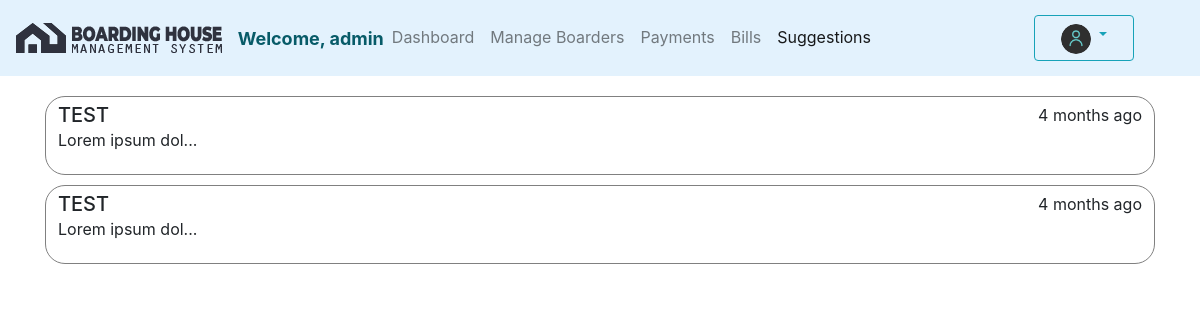
Page /Admin/suggestions.php (signed in) on the committed database.
### tables this page shows
CREATE TABLE `suggestions` (
  `s_id` int(11) NOT NULL,
  `title` varchar(100) NOT NULL,
  `message` varchar(100) NOT NULL,
  `date` datetime NOT NULL DEFAULT current_timestamp(),
  `status` varchar(10) NOT NULL DEFAULT 'unread'
);

### Admin/ago.php (called while the page is built, shortened)
<?php
    function time_elapsed_string($datetime, $full = false) {
        $now = new DateTime;
        $ago = new DateTime($datetime);
        $diff = $now->diff($ago);
        $diff->w = floor($diff->d / 7);
        $diff->d -= $diff->w * 7;
        $string = array(
            'y' => 'year',
            'm' => 'month',
            'w' => 'week',
            'd' => 'day',
            'h' => 'hour',
            'i' => 'minute',
            's' => 'second',
        );
        foreach ($string as $k => &$v) {
            if ($diff->$k) {
                $v = $diff->$k . ' ' . $v . ($diff->$k > 1 ? 's' : '');
            } else {
                unset($string[$k]);
            }
        }
        if (!$full) $string = array_slice($string, 0, 1);
        return $string ? implode(', ', $string) . ' ago' : 'just now';
    }
?>

### Admin/suggestions.php (the view, shortened to what this page needs)
<?php
    include("../config.php");
    include("ago.php");
    $user_check=$_SESSION['access'];
    $sql="SELECT * FROM admin WHERE username='$user_check'";
    $stmt=$conn->query($sql);
    $row=$stmt->fetch(PDO::FETCH_ASSOC);
    $login_user=$row['username'];
?>
<!DOCTYPE html>
<html lang="en">
<head>
    <link rel="stylesheet" href="../bootstrap/css/bootstrap.css">
    <link rel="stylesheet" href="../fontawesome/css/all.css">
    <link rel="stylesheet" href="suggestion.css">
</head>
<body>
    <nav class="navbar navbar-expand-lg navbar-light" style="background-color: #e3f2fd;">
        <a class="navbar-brand" href="#">
            <img src="../Assets/logo/main-logo.png" class="d-inline-block align-top" alt="">
            <img src="../Assets/logo/main-logo-text.png" class="d-inline-block align-top" alt="">
        </a>
        <div class="collapse navbar-collapse" id="navbarSupportedContent">
            <ul class="navbar-nav mr-auto">
                <li class="nav-item">
					<span class="navbar-text" style="font-weight: bold; color:#075b68; font-size: 18px;">Welcome, <?php echo $login_user ?></span>
				</li>
                <li class="nav-item">
                    <a class="nav-link" href="dashboard.php">Dashboard</a>
                </li>
                <li class="nav-item">
                    <a class="nav-link" href="manageBoarders.php">Manage Boarders</a>
                </li>
                 <li class="nav-item">
                    <a class="nav-link" href="payments.php">Payments</a>
                </li>
                 <li class="nav-item">
                    <a class="nav-link" href="bills.php">Bills</a>
                </li>
                <?php
                    $sql="SELECT * FROM suggestions WHERE status='unread'";
                    $stmt=$conn->query($sql);
                    $num=$stmt->rowCount();
                ?>
                 <li class="nav-item active">
                    <a class="nav-link" href="suggestions.php">Suggestions <?php if($num>0) echo "<span class='badge badge-danger'>$num</span>" ?></a>
                </li>
            </ul>
            <div class="dropdown" style="padding-right: 50px">
                <button type="button" class="btn btn-outline-info dropdown-toggle" data-toggle="dropdown" aria-haspopup="true" aria-expanded="false" style="width: 100px">
                    <span class="navbar-text" style="font-size: 15px; padding:0">
                    <img src="../Assets/logo/user.png" width="30" height="30" class="d-inline-block align-top" alt="" style="border-radius: 50%">
                    </span>
                </button>
			</div>
        </div>
    </nav>
    <div class="container" style="margin-top: 20px">
        <?php
            $sql="SELECT * FROM suggestions ORDER BY s_id DESC";
            $stmt=$conn->query($sql);
            while($row=$stmt->fetch(PDO::FETCH_ASSOC)){
        ?>
        <button class="text-left notif btn" data-toggle="modal" data-target="#read" style="background-color: <?php if($row['status']=="unread") echo '#c2cfd6' ?>; border-color: <?php if($row['status']=="unread") echo '#343a40' ?>; margin-bottom: 10px; border-radius: 20px;" onclick="getData(<?php echo $row['s_id'] ?>,'<?php echo $row['message'] ?>','<?php echo $row['title'] ?>','<?php echo $row['date'] ?>')">
            <div class="content">
                <h5 class="d-inline" style="font-weight: <?php if($row['status']=="unread") echo 'bold' ?>;"><?php echo $row['title'] ?></h5>
                <div class="ago d-inline float-right"><?php echo time_elapsed_string($row['date']) ?></div>
                <p style="font-weight: <?php if($row['status']=="unread") echo 'bold' ?>;"><?php echo substr($row['message'],0,15)."..."; ?></p>
            </div>
        </button>
        <?php
            }
        ?>
    </div>
</body>
</html>

### Admin/suggestion.css (style rules this page uses)
.notif { width: 100%; border: 1px solid gray; outline: none; }

### rows in the picture
suggestions: title "TEST", date "4 months ago", message "Lorem ipsum dol"
suggestions: title "TEST", date "4 months ago", message "Lorem ipsum dol"

### other values in the picture
$login_user "admin"
